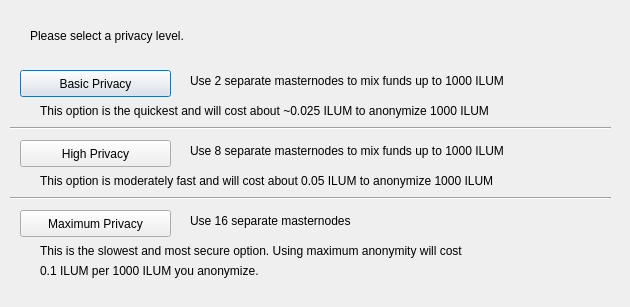
<?xml version="1.0" encoding="UTF-8"?>
<ui version="4.0">
 <class>DarksendConfig</class>
 <widget class="QDialog" name="DarksendConfig">
  <property name="geometry">
   <rect>
    <x>0</x>
    <y>0</y>
    <width>630</width>
    <height>307</height>
   </rect>
  </property>
  <property name="windowTitle">
   <string>Configure PrivateSend</string>
  </property>
  <widget class="QPushButton" name="buttonBasic">
   <property name="geometry">
    <rect>
     <x>20</x>
     <y>70</y>
     <width>151</width>
     <height>27</height>
    </rect>
   </property>
   <property name="text">
    <string>Basic Privacy</string>
   </property>
  </widget>
  <widget class="QPushButton" name="buttonHigh">
   <property name="geometry">
    <rect>
     <x>20</x>
     <y>140</y>
     <width>151</width>
     <height>27</height>
    </rect>
   </property>
   <property name="text">
    <string>High Privacy</string>
   </property>
  </widget>
  <widget class="QPushButton" name="buttonMax">
   <property name="geometry">
    <rect>
     <x>20</x>
     <y>210</y>
     <width>151</width>
     <height>27</height>
    </rect>
   </property>
   <property name="text">
    <string>Maximum Privacy</string>
   </property>
  </widget>
  <widget class="QLabel" name="label">
   <property name="geometry">
    <rect>
     <x>30</x>
     <y>20</y>
     <width>571</width>
     <height>31</height>
    </rect>
   </property>
   <property name="text">
    <string>Please select a privacy level.</string>
   </property>
  </widget>
  <widget class="QLabel" name="label_2">
   <property name="geometry">
    <rect>
     <x>190</x>
     <y>70</y>
     <width>421</width>
     <height>21</height>
    </rect>
   </property>
   <property name="text">
    <string>Use 2 separate masternodes to mix funds up to 1000 ILUM</string>
   </property>
  </widget>
  <widget class="QLabel" name="label_3">
   <property name="geometry">
    <rect>
     <x>190</x>
     <y>140</y>
     <width>411</width>
     <height>21</height>
    </rect>
   </property>
   <property name="text">
    <string>Use 8 separate masternodes to mix funds up to 1000 ILUM</string>
   </property>
  </widget>
  <widget class="QLabel" name="label_4">
   <property name="geometry">
    <rect>
     <x>190</x>
     <y>210</y>
     <width>421</width>
     <height>21</height>
    </rect>
   </property>
   <property name="text">
    <string>Use 16 separate masternodes</string>
   </property>
  </widget>
  <widget class="QLabel" name="label_6">
   <property name="geometry">
    <rect>
     <x>40</x>
     <y>100</y>
     <width>561</width>
     <height>21</height>
    </rect>
   </property>
   <property name="text">
    <string>This option is the quickest and will cost about ~0.025 ILUM to anonymize 1000 ILUM</string>
   </property>
  </widget>
  <widget class="QLabel" name="label_7">
   <property name="geometry">
    <rect>
     <x>40</x>
     <y>170</y>
     <width>561</width>
     <height>21</height>
    </rect>
   </property>
   <property name="text">
    <string>This option is moderately fast and will cost about 0.05 ILUM to anonymize 1000 ILUM</string>
   </property>
  </widget>
  <widget class="QLabel" name="label_8">
   <property name="geometry">
    <rect>
     <x>40</x>
     <y>240</y>
     <width>561</width>
     <height>21</height>
    </rect>
   </property>
   <property name="text">
    <string>This is the slowest and most secure option. Using maximum anonymity will cost</string>
   </property>
  </widget>
  <widget class="QLabel" name="label_9">
   <property name="geometry">
    <rect>
     <x>40</x>
     <y>260</y>
     <width>561</width>
     <height>21</height>
    </rect>
   </property>
   <property name="text">
    <string>0.1 ILUM per 1000 ILUM you anonymize.</string>
   </property>
  </widget>
  <widget class="Line" name="line">
   <property name="geometry">
    <rect>
     <x>10</x>
     <y>120</y>
     <width>601</width>
     <height>16</height>
    </rect>
   </property>
   <property name="orientation">
    <enum>Qt::Horizontal</enum>
   </property>
  </widget>
  <widget class="Line" name="line_2">
   <property name="geometry">
    <rect>
     <x>10</x>
     <y>190</y>
     <width>601</width>
     <height>16</height>
    </rect>
   </property>
   <property name="orientation">
    <enum>Qt::Horizontal</enum>
   </property>
  </widget>
 </widget>
 <resources/>
 <connections/>
</ui>
